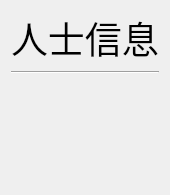
<?xml version="1.0" encoding="UTF-8"?>
<ui version="4.0">
 <class>Form</class>
 <widget class="QWidget" name="Form">
  <property name="geometry">
   <rect>
    <x>0</x>
    <y>0</y>
    <width>170</width>
    <height>195</height>
   </rect>
  </property>
  <property name="font">
   <font>
    <family>黑体</family>
    <pointsize>14</pointsize>
   </font>
  </property>
  <property name="windowTitle">
   <string>Form</string>
  </property>
  <layout class="QVBoxLayout" name="verticalLayout_2">
   <item>
    <widget class="QLabel" name="label">
     <property name="font">
      <font>
       <family>黑体</family>
       <pointsize>28</pointsize>
      </font>
     </property>
     <property name="text">
      <string>人士信息</string>
     </property>
    </widget>
   </item>
   <item>
    <widget class="Line" name="line">
     <property name="orientation">
      <enum>Qt::Horizontal</enum>
     </property>
    </widget>
   </item>
   <item>
    <layout class="QVBoxLayout" name="layout_candidate">
     <property name="spacing">
      <number>20</number>
     </property>
     <property name="leftMargin">
      <number>20</number>
     </property>
     <property name="topMargin">
      <number>20</number>
     </property>
    </layout>
   </item>
   <item>
    <spacer name="verticalSpacer">
     <property name="orientation">
      <enum>Qt::Vertical</enum>
     </property>
     <property name="sizeHint" stdset="0">
      <size>
       <width>20</width>
       <height>40</height>
      </size>
     </property>
    </spacer>
   </item>
  </layout>
 </widget>
 <resources/>
 <connections/>
</ui>
